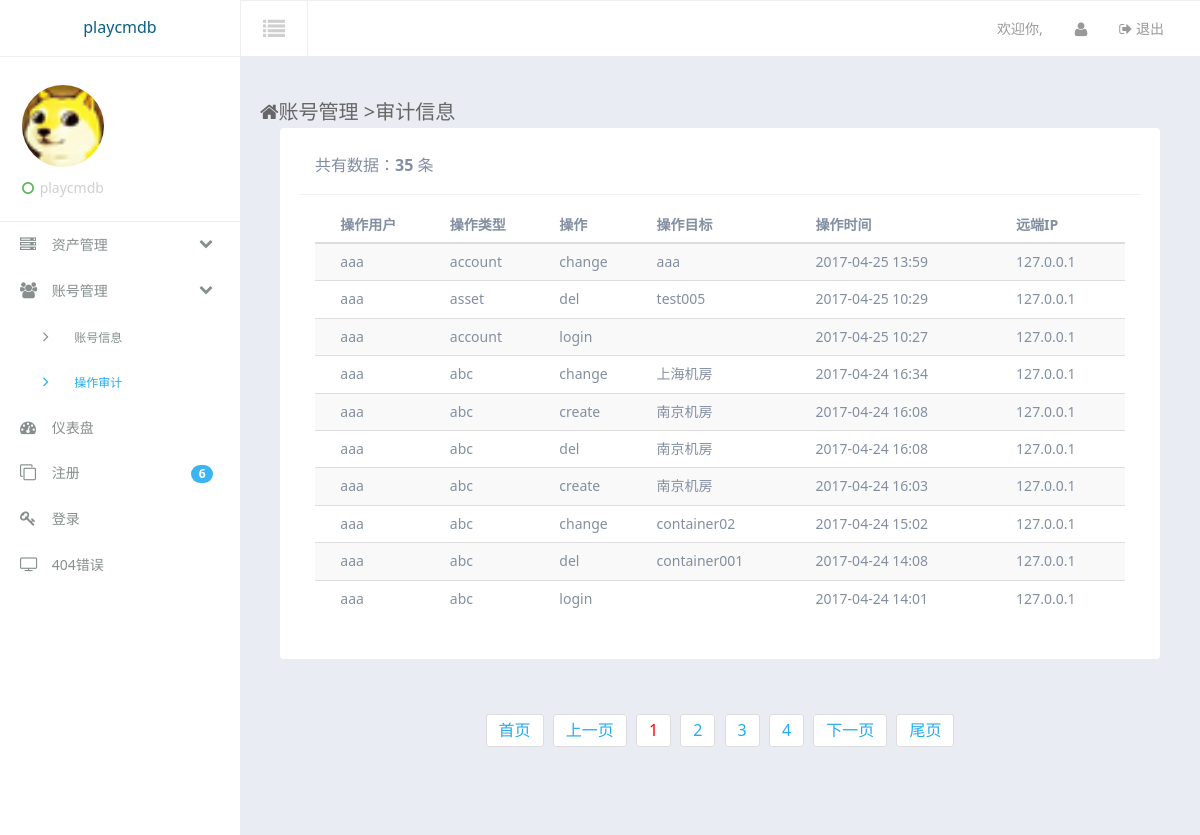
Before: /accounts/audit/ (signed in) with the older database file.
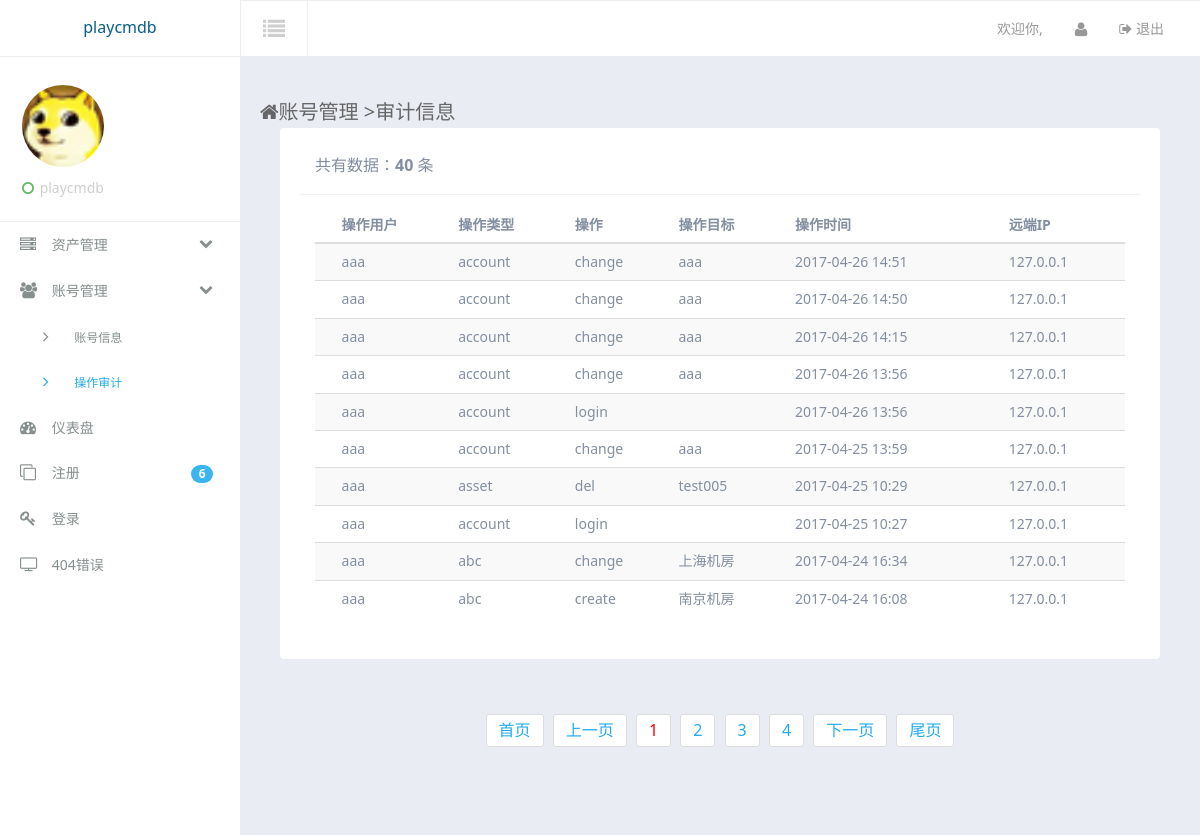
After: the same page with the newer database file.
### accounts/models.py (models this page shows)
class AuditInfo(models.Model):
    account = models.CharField(max_length=50,verbose_name = u'操作用户')
    operation = models.CharField(max_length=20,verbose_name = u'操作')
    target = models.CharField(max_length=30,verbose_name = u'操作目标')
    timestamp = models.DateTimeField(auto_now_add = True,verbose_name = u'操作时间')
    remote_ip = models.CharField(max_length=30,verbose_name = u'操作远端ip')
    type = models.CharField(max_length=30,verbose_name = u'操作类型')

### accounts/views.py (the view)
# urls.py: url(r'^audit/(\d*)', audit_info),
@is_login_auth
def audit_info(request,page):
    try:
        page = int(page)
    except Exception:
        page = 1
    ret = {'UserInfoObj':None,'Side':None,'SideSub':None,'AuditInfoObjs':None}
    ret['Side'] = 'accounts'
    ret['SideSub'] = 'audit'
    account = request.session.get('username',None)
    allMatchAudit = AuditInfo.objects.filter(account = account).order_by('-timestamp')
    AllCount = allMatchAudit.count()
    ret['AllCount'] = AllCount
    PageObj = Page(AllCount,page,10)
    AuditInfoObjs = allMatchAudit[PageObj.begin:PageObj.end]
    pageurl = 'audit'
    app = 'accounts'
    pageinfo = page_div(page, PageObj.all_page_count,app,pageurl)
    ret['PageInfo'] = pageinfo
    ret['AuditInfoObjs'] = AuditInfoObjs
    return render_to_response('accounts/audit.html',ret)

### assets/utils.py (called while the page is built)
    @property
    def begin(self):
        return (self.CurrentPage-1)*self.DataNum

    @property
    def end(self):
        return self.CurrentPage*self.DataNum

    @property
    def all_page_count(self):
        all_page = divmod(self.AllCount,self.DataNum)
        if all_page[1] == 0 and all_page[0] != 0:
            all_page_count = all_page[0]
        else:
            all_page_count = all_page[0]+1
        return all_page_count

### templates/accounts/audit.html
{% extends "suit/base.html" %}
{% block content %}
<div class="container-fluid am-cf">
    <div class="row">
        <div class="am-u-sm-12 am-u-md-12 am-u-lg-9">
        	<div class="page-header-heading"><span class="am-icon-home page-header-heading-icon"></span>账号管理 <span class="c-gray en">&gt;</span>审计信息</div>
        </div>
    </div>
	<div class="row-content am-cf">
                <div class="row">
                    <div class="am-u-sm-12 am-u-md-12 am-u-lg-12">
                        <div class="widget am-cf">
                            <div class="widget-head am-cf">
                                <div class="widget-title am-fl"><span>共有数据：<strong>{{ AllCount }}</strong> 条</span></div>
                            </div>
                            <div class="widget-body  widget-body-lg am-fr">
                                <table width="100%" class="am-table am-table-compact am-table-striped tpl-table-black " id="example-r">
                                    <thead>
                                        <tr>
											<th></th>
											<th>操作用户</th>
											<th>操作类型</th>
											<th>操作</th>
											<th>操作目标</th>
											<th>操作时间</th>
											<th>远端IP</th>
                                        </tr>
                                    </thead>
                                    <tbody>
									{% for i in AuditInfoObjs %}
										<tr class="text-c">
											<td></td>
											<td>{{ i.account }}</td>
											<td>{{ i.type }}</td>
											<td>{{ i.operation }}</td>
											<td>{{ i.target }}</td>
											<td>{{ i.timestamp|date:"Y-m-d H:i" }}</td>
											<td>{{ i.remote_ip }}</td>
										</tr>
									{% endfor %}
                                    </tbody>
                                </table>
                            </div>
                        </div>
                    </div>
                </div>
	</div><ul class="am-pagination tpl-pagination am-pagination-centered">{{ PageInfo }}</ul>
</div>
{% endblock %}

Changed rows visible on the page:
no longer on this page (row unchanged): AuditInfo: account "aaa", type "abc", operation "del", target "南京机房", timestamp "2017-04-24 16:08", remote_ip "127.0.0.1"
no longer on this page (row unchanged): AuditInfo: account "aaa", type "abc", operation "create", target "南京机房", timestamp "2017-04-24 16:03", remote_ip "127.0.0.1"
no longer on this page (row unchanged): AuditInfo: account "aaa", type "abc", operation "change", target "container02", timestamp "2017-04-24 15:02", remote_ip "127.0.0.1"
no longer on this page (row unchanged): AuditInfo: account "aaa", type "abc", operation "del", target "container001", timestamp "2017-04-24 14:08", remote_ip "127.0.0.1"
no longer on this page (row unchanged): AuditInfo: account "aaa", type "abc", operation "login", timestamp "2017-04-24 14:01", remote_ip "127.0.0.1"
added AuditInfo: account "aaa", type "account", operation "change", target "aaa", timestamp "2017-04-26 14:51", remote_ip "127.0.0.1"
added AuditInfo: account "aaa", type "account", operation "change", target "aaa", timestamp "2017-04-26 14:50", remote_ip "127.0.0.1"
added AuditInfo: account "aaa", type "account", operation "change", target "aaa", timestamp "2017-04-26 14:15", remote_ip "127.0.0.1"
added AuditInfo: account "aaa", type "account", operation "change", target "aaa", timestamp "2017-04-26 13:56", remote_ip "127.0.0.1"
added AuditInfo: account "aaa", type "account", operation "login", timestamp "2017-04-26 13:56", remote_ip "127.0.0.1"
Other visible differences:
{{ AllCount }}: "35" → "40"
